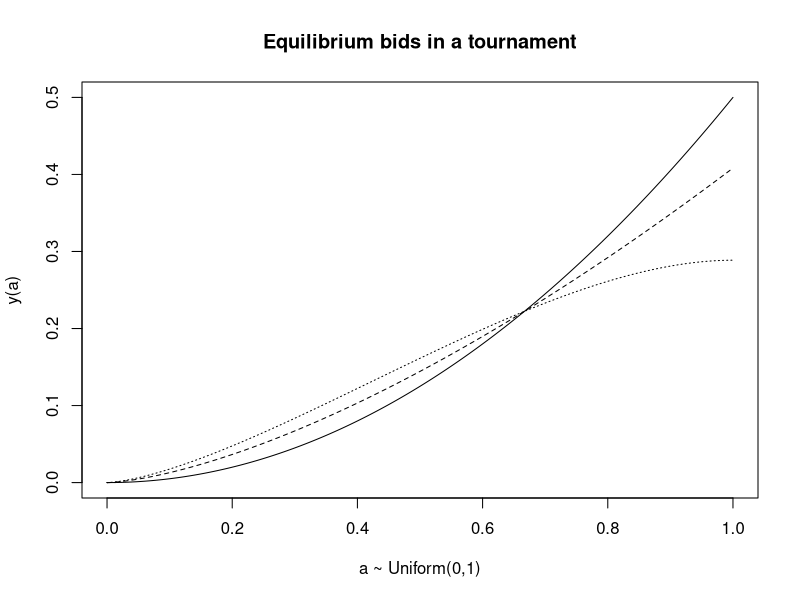
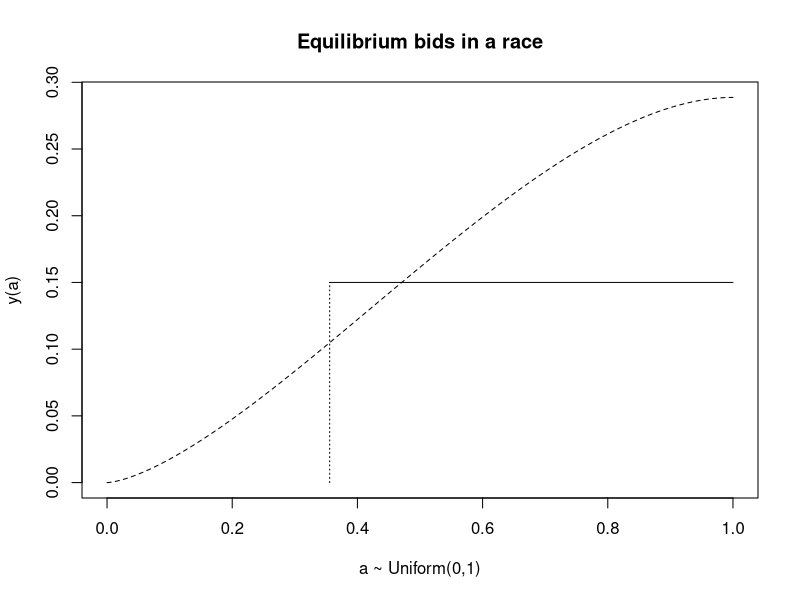
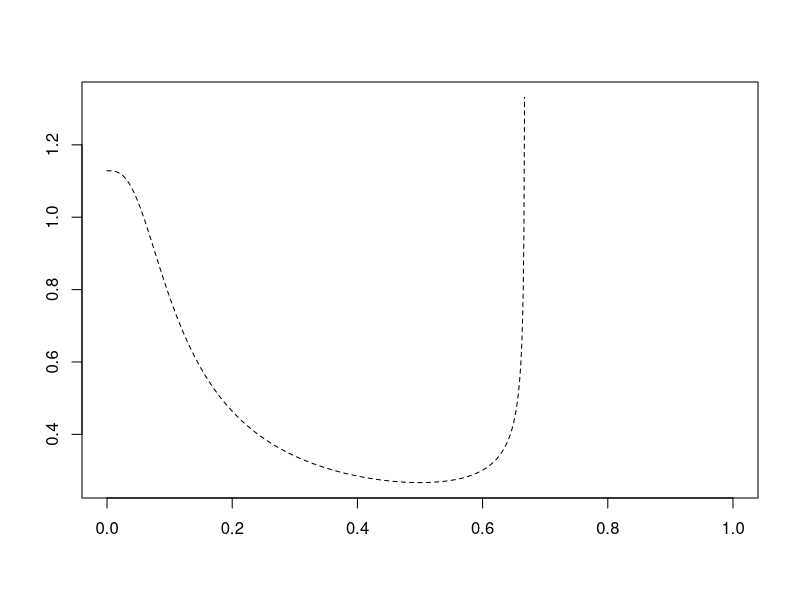

Write the R code that produced these figures, in order.
## ---- chunk 1
knitr::opts_chunk$set(
  cache=TRUE,
  echo=FALSE,
  message=FALSE,
  warning=TRUE,
  error=FALSE,
  tidy=FALSE,
  fig.width=5,
  fig.height=5,
  cache.path="Cache/",
  fig.path="Figures/")
# $
## ---- chunk 2
integral1 <- function(v, a, n, alpha, a0) {
	v * a^(n-1-alpha) / (n-1-alpha) - 	v * a0^(n-1-alpha) / (n-1-alpha)
}
integral2 <- function(v, a, n, alpha, a0) {
	exponent <- (n-2-alpha)
	r <- ((n-2)*(exponent+1) - a*(n-1) * exponent ) / (exponent*(exponent+1))
	r0 <- ((n-2)*(exponent+1) - a*(n-1) * exponent ) / (exponent*(exponent+1))
	(1-v) * a^exponent * r - 	(1-v) * a0^exponent * r0
}
y <- function(v, a, n, alpha, beta) {
	V <- integral1(v, a, n, alpha, a0=0) + integral2(v, a, n, alpha, a0=0) 
	V^(1/beta)
}

curve(y(v=1, a=x, n=4, alpha=-1, beta=2), n=1001, ann=FALSE)
curve(y(v=0.75, a=x, n=4, alpha=-1, beta=2), lty=2, add=TRUE, n=1001)
curve(y(v=0.5, a=x, n=4, alpha=-1, beta=2), lty=3, add=TRUE, n=1001)
title("Equilibrium bids in a tournament")
mtext("a ~ Uniform(0,1)", 1,3)
mtext("y(a)", 2,3)
## ---- chunk 3
y0 <- 0.15
payoff <- function(v, a, n, alpha, beta) {
 v * a^(n-1)  +
 (1-v) * (1-a) * a^(n-2) - 
 a^alpha * y0^beta  
}
abilityhat <- uniroot(payoff, interval=c(0,1), v=0.5, n=4, alpha=-1, beta=2)$root
# $
curve(y(v=0.5, a=x, n=4, alpha=-1, beta=2), n=1001, ann=FALSE, lty=2)
segments(x0=abilityhat, y0=0, y1=y0, lty=3)
segments(x0=abilityhat, x1=1, y0=y0, y1=y0)
title("Equilibrium bids in a race")
mtext("a ~ Uniform(0,1)", 1,3)
mtext("y(a)", 2,3)
## ---- chunk 4
integral1 <- function(v, a, n, alpha) {
	v * a^(n-1-alpha) / (n-1-alpha)
}
integral2 <- function(v, a, n, alpha) {
	exponent <- (n-2-alpha)
	numer <- (n-2)*(exponent+1) - a*(n-1) * exponent
	denom <- (exponent*(exponent+1))
	(1-v) * a^exponent * numer /  denom
}
race <- function(v, a, n, alpha, beta, gamma, a0) {
	v <- v / y0^beta
	int1 <- integral1(v, a, n, alpha) - integral1(v, a0, n, alpha)
	int2 <- integral2(v, a, n, alpha) - integral2(v, a0, n, alpha)
	y <- int1 + int2
	( 1 +  y / gamma)^(1/(gamma-1))
}
payoff <- function(v, a, n, alpha, beta) {
 v * a^(n-1)  +
 (1-v) * (1-a) * a^(n-2) - 
 a^alpha * y0^beta  
}
y0 <- 0.01
abilityhat <- uniroot(payoff, interval=c(0,1), v=0.5, n=4, alpha=-1, beta=2)$root
# $
curve(race(v=0.5, a=x, n=4, alpha=-1, gamma=-2, beta=2, a0=abilityhat), n=1001, ann=FALSE, lty=2)



